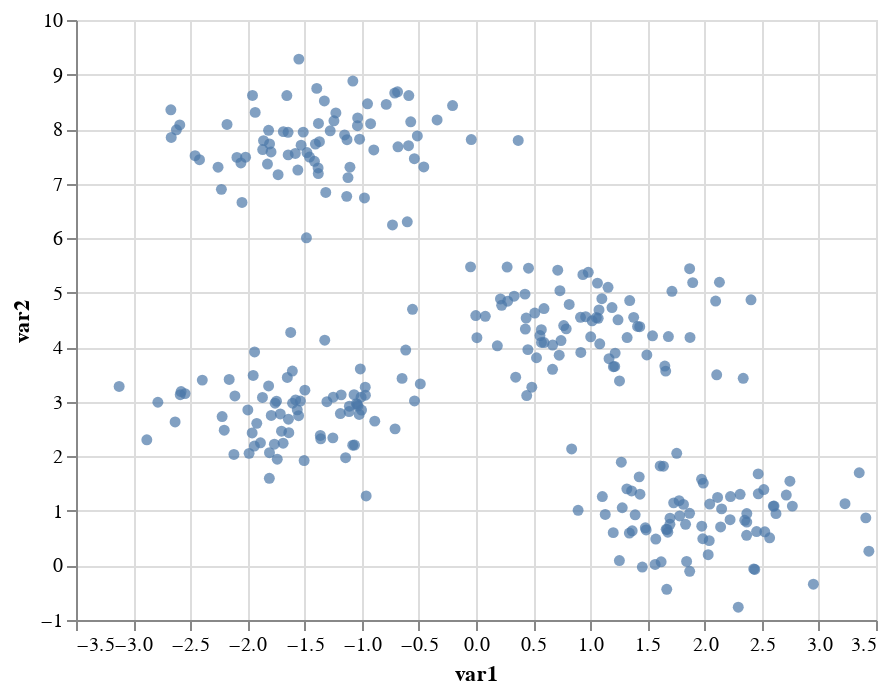

Here is the notebook cell this chart was saved with:
### Code cell
# visualize the data
alt.Chart(df).mark_circle().encode(
    x="var1:Q",
    y="var2:Q"
)

### Figure 1 — Vega-Lite specification as saved in the notebook (floating-point values rounded to 4 significant figures; data arrays with more than 128 entries replaced by an {"elided": "..."} marker saying what was removed)
{"config": {"view": {"continuousWidth": 400, "continuousHeight": 300}}, "data": {"name": "data-74c6598a7e744337f6444089ce7c19a6"}, "mark": "circle", "encoding": {"x": {"field": "var1", "type": "quantitative"}, "y": {"field": "var2", "type": "quantitative"}}, "$schema": "https://vega.github.io/schema/vega-lite/v4.17.0.json", "datasets": {"data-74c6598a7e744337f6444089ce7c19a6": {"elided": "300 records"}}}
